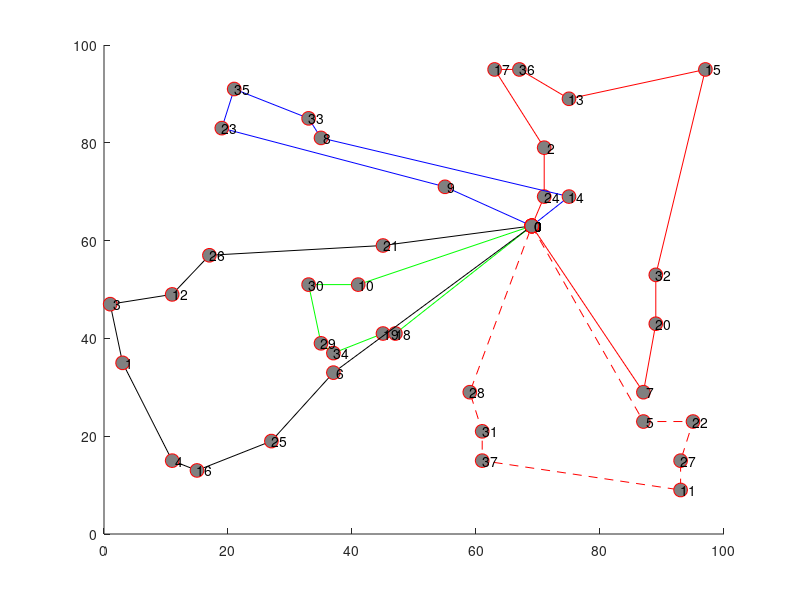

Here is the MATLAB script that generated this plot: (Note: this script raises an error after producing the figure.)
hold on;
plot([ 69; 71; 71; 63; 67; 75; 97; 89; 89; 87; 69], [ 63; 69; 79; 95; 95; 89; 95; 53; 43; 29; 63], '-ro', 'MarkerSize', 10, 'MarkerEdgeColor', 'r', 'MarkerFaceColor', [0.5,0.5,0.5]);
text([ 69; 71; 71; 63; 67; 75; 97; 89; 89; 87; 69], [ 63; 69; 79; 95; 95; 89; 95; 53; 43; 29; 63], num2str([   0;  24;   2;  17;  36;  13;  15;  32;  20;   7;   0]));
plot([ 69; 41; 33; 35; 37; 45; 47; 69], [ 63; 51; 51; 39; 37; 41; 41; 63], '-go', 'MarkerSize', 10, 'MarkerEdgeColor', 'r', 'MarkerFaceColor', [0.5,0.5,0.5]);
text([ 69; 41; 33; 35; 37; 45; 47; 69], [ 63; 51; 51; 39; 37; 41; 41; 63], num2str([   0;  10;  30;  29;  34;  19;  18;   0]));
plot([ 69; 55; 19; 21; 33; 35; 75; 69], [ 63; 71; 83; 91; 85; 81; 69; 63], '-bo', 'MarkerSize', 10, 'MarkerEdgeColor', 'r', 'MarkerFaceColor', [0.5,0.5,0.5]);
text([ 69; 55; 19; 21; 33; 35; 75; 69], [ 63; 71; 83; 91; 85; 81; 69; 63], num2str([   0;   9;  23;  35;  33;   8;  14;   0]));
plot([ 69; 37; 27; 15; 11;  3;  1; 11; 17; 45; 69], [ 63; 33; 19; 13; 15; 35; 47; 49; 57; 59; 63], '-ko', 'MarkerSize', 10, 'MarkerEdgeColor', 'r', 'MarkerFaceColor', [0.5,0.5,0.5]);
text([ 69; 37; 27; 15; 11;  3;  1; 11; 17; 45; 69], [ 63; 33; 19; 13; 15; 35; 47; 49; 57; 59; 63], num2str([   0;   6;  25;  16;   4;   1;   3;  12;  26;  21;   0]));
plot([ 69; 87; 95; 93; 93; 61; 61; 59; 69], [ 63; 23; 23; 15;  9; 15; 21; 29; 63], '--ro', 'MarkerSize', 10, 'MarkerEdgeColor', 'r', 'MarkerFaceColor', [0.5,0.5,0.5]);
text([ 69; 87; 95; 93; 93; 61; 61; 59; 69], [ 63; 23; 23; 15;  9; 15; 21; 29; 63], num2str([   0;   5;  22;  27;  11;  37;  31;  28;   0]));
legend('Route 1','Route 2','Route 3','Route 4','Route 5',0);
xlabel('x');
ylabel('y');
